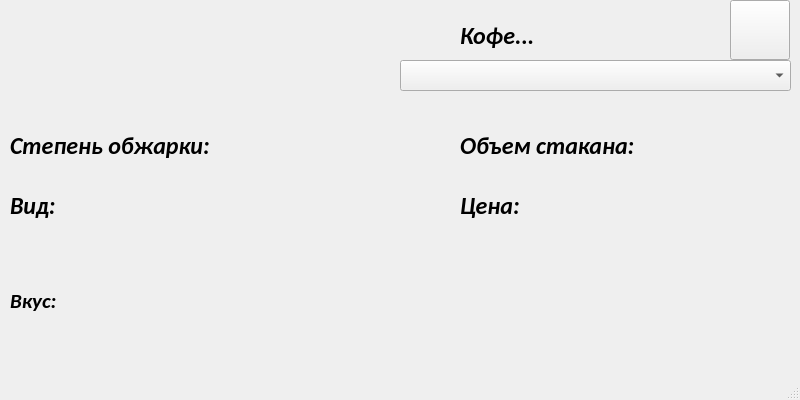
<?xml version="1.0" encoding="UTF-8"?>
<ui version="4.0">
 <class>MainWindow</class>
 <widget class="QMainWindow" name="MainWindow">
  <property name="geometry">
   <rect>
    <x>0</x>
    <y>0</y>
    <width>800</width>
    <height>400</height>
   </rect>
  </property>
  <property name="windowTitle">
   <string>Coffee Anytime</string>
  </property>
  <widget class="QWidget" name="centralwidget">
   <widget class="QLabel" name="label">
    <property name="geometry">
     <rect>
      <x>0</x>
      <y>0</y>
      <width>391</width>
      <height>91</height>
     </rect>
    </property>
    <property name="text">
     <string/>
    </property>
    <property name="pixmap">
     <pixmap>anytime.JPG</pixmap>
    </property>
   </widget>
   <widget class="QComboBox" name="comboBox">
    <property name="geometry">
     <rect>
      <x>400</x>
      <y>60</y>
      <width>391</width>
      <height>31</height>
     </rect>
    </property>
    <property name="font">
     <font>
      <family>Calibri</family>
      <pointsize>12</pointsize>
     </font>
    </property>
   </widget>
   <widget class="QLabel" name="label_2">
    <property name="geometry">
     <rect>
      <x>460</x>
      <y>20</y>
      <width>271</width>
      <height>31</height>
     </rect>
    </property>
    <property name="font">
     <font>
      <family>Calibri</family>
      <pointsize>18</pointsize>
      <weight>75</weight>
      <italic>true</italic>
      <bold>true</bold>
     </font>
    </property>
    <property name="text">
     <string>Кофе...</string>
    </property>
   </widget>
   <widget class="QLabel" name="label_degree">
    <property name="geometry">
     <rect>
      <x>10</x>
      <y>130</y>
      <width>411</width>
      <height>31</height>
     </rect>
    </property>
    <property name="font">
     <font>
      <family>Calibri</family>
      <pointsize>18</pointsize>
      <weight>75</weight>
      <italic>true</italic>
      <bold>true</bold>
     </font>
    </property>
    <property name="text">
     <string>Степень обжарки:</string>
    </property>
   </widget>
   <widget class="QLabel" name="label_status">
    <property name="geometry">
     <rect>
      <x>10</x>
      <y>190</y>
      <width>411</width>
      <height>31</height>
     </rect>
    </property>
    <property name="font">
     <font>
      <family>Calibri</family>
      <pointsize>18</pointsize>
      <weight>75</weight>
      <italic>true</italic>
      <bold>true</bold>
     </font>
    </property>
    <property name="text">
     <string>Вид:</string>
    </property>
   </widget>
   <widget class="QLabel" name="label_taste">
    <property name="geometry">
     <rect>
      <x>10</x>
      <y>260</y>
      <width>771</width>
      <height>81</height>
     </rect>
    </property>
    <property name="font">
     <font>
      <family>Calibri</family>
      <pointsize>16</pointsize>
      <weight>75</weight>
      <italic>true</italic>
      <bold>true</bold>
     </font>
    </property>
    <property name="text">
     <string>Вкус:</string>
    </property>
   </widget>
   <widget class="QLabel" name="label_volume">
    <property name="geometry">
     <rect>
      <x>460</x>
      <y>130</y>
      <width>321</width>
      <height>31</height>
     </rect>
    </property>
    <property name="font">
     <font>
      <family>Calibri</family>
      <pointsize>18</pointsize>
      <weight>75</weight>
      <italic>true</italic>
      <bold>true</bold>
     </font>
    </property>
    <property name="text">
     <string>Объем стакана:</string>
    </property>
   </widget>
   <widget class="QLabel" name="label_price">
    <property name="geometry">
     <rect>
      <x>460</x>
      <y>190</y>
      <width>291</width>
      <height>31</height>
     </rect>
    </property>
    <property name="font">
     <font>
      <family>Calibri</family>
      <pointsize>18</pointsize>
      <weight>75</weight>
      <italic>true</italic>
      <bold>true</bold>
     </font>
    </property>
    <property name="text">
     <string>Цена:</string>
    </property>
   </widget>
   <widget class="QPushButton" name="ok_button">
    <property name="geometry">
     <rect>
      <x>730</x>
      <y>0</y>
      <width>60</width>
      <height>60</height>
     </rect>
    </property>
    <property name="text">
     <string/>
    </property>
    <property name="icon">
     <iconset>
      <normaloff>mark.jpg</normaloff>mark.jpg</iconset>
    </property>
    <property name="iconSize">
     <size>
      <width>60</width>
      <height>60</height>
     </size>
    </property>
   </widget>
  </widget>
  <widget class="QMenuBar" name="menubar">
   <property name="geometry">
    <rect>
     <x>0</x>
     <y>0</y>
     <width>800</width>
     <height>21</height>
    </rect>
   </property>
  </widget>
  <widget class="QStatusBar" name="statusbar"/>
 </widget>
 <resources/>
 <connections/>
</ui>
